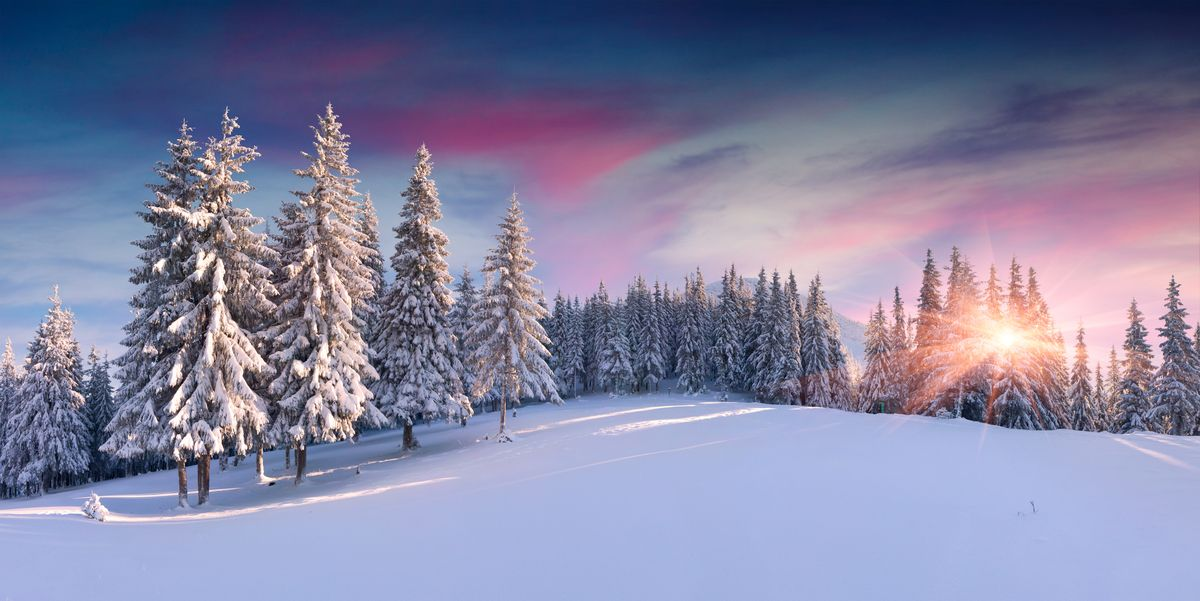
#> input picture Assignment 1/winter.jpg, 1200 x 601 px, found by its file name
$ python q1.py
#> lines starting #> are read from the running program, lines starting #| are printed output that depends on the picture
import cv2

def crop_and_display_image(image_path, cropped_dimensions):

    # Read the image and return a numpy array loaded with the image
    img = cv2.imread(image_path)
#> img is the input picture: shape (601, 1200, 3); mean B, G, R 161.2, 130.9, 130.7

    # Crop the image according to the specified rectangle [x, y, width, height]
    x, y, w, h = cropped_dimensions

    cropped_img = img[y:y+h, x:x+w]
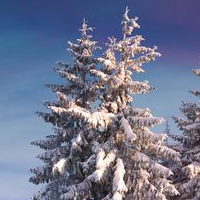
#> cropped_img: shape (200, 200, 3); mean B, G, R 142.3, 117, 110.8

    # Display the cropped image
    cv2.imshow('Cropped Image', cropped_img)    # window_name, image

    # Wait for the user to press a key
    cv2.waitKey(0)

    # Close all windows
    # You can call destroyWindow() or destroyAllWindows() to close the window and de-allocate any associated memory usage.
    # For a simple program, you do not really have to call these functions because all the resources and windows of the application
    # are closed automatically by the operating system upon exit.

    cv2.destroyAllWindows()

# Image path and crop rectangle
image_path = r'C:\Users\sayan\Desktop\ETCE Eight Sem - Shortcut\DIP\DIP-assignments\Assignment 1\winter.jpg'
cropped_dimensions = [100, 100, 200, 200]  # [x, y, width, height]

# Call the function
crop_and_display_image(image_path, cropped_dimensions)
